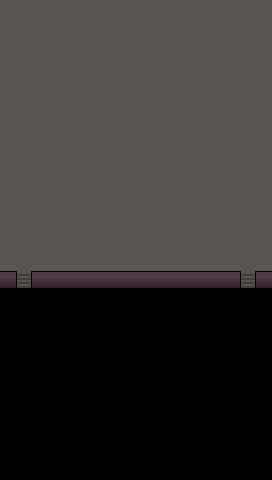

Below is a game level as drawn by its tile map, then a one-line description and the .tmx file that defines it, in full:
An orthogonal 17x30 tile map with 16x16 px tiles, 3 tile layers (floor, above, collision).

<map version="1.10" tiledversion="1.10.1" orientation="orthogonal" renderorder="right-down" width="17" height="30" tilewidth="16" tileheight="16" infinite="0" nextlayerid="5" nextobjectid="1">
 <properties>
  <property name="clamp_camera" type="bool" value="true" />
 </properties>
 <tileset firstgid="1" source="stage.tsx" />
 <layer id="1" name="floor" width="17" height="30">
  <data encoding="csv">
4,4,4,4,4,4,4,4,4,4,4,4,4,4,4,4,4,
4,4,4,4,4,4,4,4,4,4,4,4,4,4,4,4,4,
4,4,4,4,4,4,4,4,4,4,4,4,4,4,4,4,4,
4,4,4,4,4,4,4,4,4,4,4,4,4,4,4,4,4,
4,4,4,4,4,4,4,4,4,4,4,4,4,4,4,4,4,
4,4,4,4,4,4,4,4,4,4,4,4,4,4,4,4,4,
4,4,4,4,4,4,4,4,4,4,4,4,4,4,4,4,4,
4,4,4,4,4,4,4,4,4,4,4,4,4,4,4,4,4,
4,4,4,4,4,4,4,4,4,4,4,4,4,4,4,4,4,
4,4,4,4,4,4,4,4,4,4,4,4,4,4,4,4,4,
4,4,4,4,4,4,4,4,4,4,4,4,4,4,4,4,4,
4,4,4,4,4,4,4,4,4,4,4,4,4,4,4,4,4,
4,4,4,4,4,4,4,4,4,4,4,4,4,4,4,4,4,
4,4,4,4,4,4,4,4,4,4,4,4,4,4,4,4,4,
4,4,4,4,4,4,4,4,4,4,4,4,4,4,4,4,4,
4,4,4,4,4,4,4,4,4,4,4,4,4,4,4,4,4,
2,11,2,2,2,2,2,2,2,2,2,2,2,2,2,11,3,
6,15,6,6,6,6,6,6,6,6,6,6,6,6,6,15,7,
9,9,9,9,9,9,9,9,9,9,9,9,9,9,9,9,9,
9,9,9,9,9,9,9,9,9,9,9,9,9,9,9,9,9,
9,9,9,9,9,9,9,9,9,9,9,9,9,9,9,9,9,
9,9,9,9,9,9,9,9,9,9,9,9,9,9,9,9,9,
9,9,9,9,9,9,9,9,9,9,9,9,9,9,9,9,9,
9,9,9,9,9,9,9,9,9,9,9,9,9,9,9,9,9,
9,9,9,9,9,9,9,9,9,9,9,9,9,9,9,9,9,
9,9,9,9,9,9,9,9,9,9,9,9,9,9,9,9,9,
9,9,9,9,9,9,9,9,9,9,9,9,9,9,9,9,9,
9,9,9,9,9,9,9,9,9,9,9,9,9,9,9,9,9,
9,9,9,9,9,9,9,9,9,9,9,9,9,9,9,9,9,
9,9,9,9,9,9,9,9,9,9,9,9,9,9,9,9,9
</data>
 </layer>
 <objectgroup id="3" name="entities" />
 <layer id="2" name="above" width="17" height="30">
  <data encoding="csv">
0,0,0,0,0,0,0,0,0,0,0,0,0,0,0,0,0,
0,0,0,0,0,0,0,0,0,0,0,0,0,0,0,0,0,
0,0,0,0,0,0,0,0,0,0,0,0,0,0,0,0,0,
0,0,0,0,0,0,0,0,0,0,0,0,0,0,0,0,0,
0,0,0,0,0,0,0,0,0,0,0,0,0,0,0,0,0,
0,0,0,0,0,0,0,0,0,0,0,0,0,0,0,0,0,
0,0,0,0,0,0,0,0,0,0,0,0,0,0,0,0,0,
0,0,0,0,0,0,0,0,0,0,0,0,0,0,0,0,0,
0,0,0,0,0,0,0,0,0,0,0,0,0,0,0,0,0,
0,0,0,0,0,0,0,0,0,0,0,0,0,0,0,0,0,
0,0,0,0,0,0,0,0,0,0,0,0,0,0,0,0,0,
0,0,0,0,0,0,0,0,0,0,0,0,0,0,0,0,0,
0,0,0,0,0,0,0,0,0,0,0,0,0,0,0,0,0,
0,0,0,0,0,0,0,0,0,0,0,0,0,0,0,0,0,
0,0,0,0,0,0,0,0,0,0,0,0,0,0,0,0,0,
0,0,0,0,0,0,0,0,0,0,0,0,0,0,0,0,0,
0,0,0,0,0,0,0,0,0,0,0,0,0,0,0,0,0,
0,0,0,0,0,0,0,0,0,0,0,0,0,0,0,0,0,
0,0,0,0,0,0,0,0,0,0,0,0,0,0,0,0,0,
0,0,0,0,0,0,0,0,0,0,0,0,0,0,0,0,0,
0,0,0,0,0,0,0,0,0,0,0,0,0,0,0,0,0,
0,0,0,0,0,0,0,0,0,0,0,0,0,0,0,0,0,
0,0,0,0,0,0,0,0,0,0,0,0,0,0,0,0,0,
0,0,0,0,0,0,0,0,0,0,0,0,0,0,0,0,0,
0,0,0,0,0,0,0,0,0,0,0,0,0,0,0,0,0,
0,0,0,0,0,0,0,0,0,0,0,0,0,0,0,0,0,
0,0,0,0,0,0,0,0,0,0,0,0,0,0,0,0,0,
0,0,0,0,0,0,0,0,0,0,0,0,0,0,0,0,0,
0,0,0,0,0,0,0,0,0,0,0,0,0,0,0,0,0,
0,0,0,0,0,0,0,0,0,0,0,0,0,0,0,0,0
</data>
 </layer>
 <layer id="4" name="collision" width="17" height="30" opacity="0.25">
  <properties>
   <property name="draw" type="bool" value="false" />
  </properties>
  <data encoding="csv">
0,0,0,0,0,0,0,0,0,0,0,0,0,0,0,0,0,
0,0,0,0,0,0,0,0,0,0,0,0,0,0,0,0,0,
0,0,0,0,0,0,0,0,0,0,0,0,0,0,0,0,0,
0,0,0,0,0,0,0,0,0,0,0,0,0,0,0,0,0,
0,0,0,0,0,0,0,0,0,0,0,0,0,0,0,0,0,
0,0,0,0,0,0,0,0,0,0,0,0,0,0,0,0,0,
0,0,0,0,0,0,0,0,0,0,0,0,0,0,0,0,0,
0,0,0,0,0,0,0,0,0,0,0,0,0,0,0,0,0,
0,0,0,0,0,0,0,0,0,0,0,0,0,0,0,0,0,
0,0,0,0,0,0,0,0,0,0,0,0,0,0,0,0,0,
0,0,0,0,0,0,0,0,0,0,0,0,0,0,0,0,0,
0,0,0,0,0,0,0,0,0,0,0,0,0,0,0,0,0,
0,0,0,0,0,0,0,0,0,0,0,0,0,0,0,0,0,
0,0,0,0,0,0,0,0,0,0,0,0,0,0,0,0,0,
0,0,0,0,0,0,0,0,0,0,0,0,0,0,0,0,0,
0,0,0,0,0,0,0,0,0,0,0,0,0,0,0,0,0,
0,0,0,0,0,0,0,0,0,0,0,0,0,0,0,0,0,
10,0,10,10,10,10,10,10,10,10,10,10,10,10,10,0,10,
0,0,0,0,0,0,0,0,0,0,0,0,0,0,0,0,0,
0,0,0,0,0,0,0,0,0,0,0,0,0,0,0,0,0,
0,0,0,0,0,0,0,0,0,0,0,0,0,0,0,0,0,
0,0,0,0,0,0,0,0,0,0,0,0,0,0,0,0,0,
0,0,0,0,0,0,0,0,0,0,0,0,0,0,0,0,0,
0,0,0,0,0,0,0,0,0,0,0,0,0,0,0,0,0,
0,0,0,0,0,0,0,0,0,0,0,0,0,0,0,0,0,
0,0,0,0,0,0,0,0,0,0,0,0,0,0,0,0,0,
0,0,0,0,0,0,0,0,0,0,0,0,0,0,0,0,0,
0,0,0,0,0,0,0,0,0,0,0,0,0,0,0,0,0,
0,0,0,0,0,0,0,0,0,0,0,0,0,0,0,0,0,
0,0,0,0,0,0,0,0,0,0,0,0,0,0,0,0,0
</data>
 </layer>
</map>
